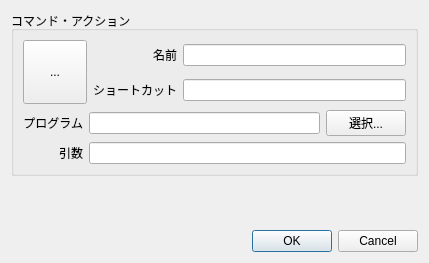
<?xml version="1.0" encoding="UTF-8"?>
<ui version="4.0">
 <class>CommandActionDialog</class>
 <widget class="QDialog" name="CommandActionDialog">
  <property name="geometry">
   <rect>
    <x>0</x>
    <y>0</y>
    <width>429</width>
    <height>263</height>
   </rect>
  </property>
  <property name="windowTitle">
   <string>アクションの編集</string>
  </property>
  <layout class="QVBoxLayout">
   <item>
    <widget class="QGroupBox" name="groupBox">
     <property name="title">
      <string>コマンド・アクション</string>
     </property>
     <property name="flat">
      <bool>false</bool>
     </property>
     <layout class="QGridLayout">
      <item row="0" column="0" colspan="3">
       <layout class="QGridLayout">
        <item row="0" column="0" rowspan="2">
         <widget class="QToolButton" name="iconButton">
          <property name="sizePolicy">
           <sizepolicy hsizetype="Preferred" vsizetype="Preferred">
            <horstretch>0</horstretch>
            <verstretch>0</verstretch>
           </sizepolicy>
          </property>
          <property name="minimumSize">
           <size>
            <width>64</width>
            <height>64</height>
           </size>
          </property>
          <property name="maximumSize">
           <size>
            <width>64</width>
            <height>64</height>
           </size>
          </property>
          <property name="text">
           <string>...</string>
          </property>
         </widget>
        </item>
        <item row="0" column="1">
         <widget class="QLabel" name="label">
          <property name="text">
           <string>名前</string>
          </property>
          <property name="alignment">
           <set>Qt::AlignRight|Qt::AlignTrailing|Qt::AlignVCenter</set>
          </property>
         </widget>
        </item>
        <item row="0" column="2">
         <widget class="QLineEdit" name="textEdit"/>
        </item>
        <item row="1" column="1">
         <widget class="QLabel" name="label_4">
          <property name="text">
           <string>ショートカット</string>
          </property>
          <property name="alignment">
           <set>Qt::AlignRight|Qt::AlignTrailing|Qt::AlignVCenter</set>
          </property>
         </widget>
        </item>
        <item row="1" column="2">
         <widget class="QLineEdit" name="shortcutEdit"/>
        </item>
       </layout>
      </item>
      <item row="1" column="0">
       <widget class="QLabel" name="label_2">
        <property name="text">
         <string>プログラム</string>
        </property>
        <property name="alignment">
         <set>Qt::AlignRight|Qt::AlignTrailing|Qt::AlignVCenter</set>
        </property>
       </widget>
      </item>
      <item row="1" column="1">
       <widget class="QLineEdit" name="programEdit"/>
      </item>
      <item row="1" column="2">
       <widget class="QPushButton" name="selectProgramButton">
        <property name="text">
         <string>選択...</string>
        </property>
       </widget>
      </item>
      <item row="2" column="0">
       <widget class="QLabel" name="label_3">
        <property name="text">
         <string>引数</string>
        </property>
        <property name="alignment">
         <set>Qt::AlignRight|Qt::AlignTrailing|Qt::AlignVCenter</set>
        </property>
       </widget>
      </item>
      <item row="2" column="1" colspan="2">
       <widget class="QLineEdit" name="argsEdit"/>
      </item>
     </layout>
    </widget>
   </item>
   <item>
    <spacer>
     <property name="orientation">
      <enum>Qt::Vertical</enum>
     </property>
     <property name="sizeHint" stdset="0">
      <size>
       <width>20</width>
       <height>91</height>
      </size>
     </property>
    </spacer>
   </item>
   <item>
    <widget class="QDialogButtonBox" name="buttonBox">
     <property name="orientation">
      <enum>Qt::Horizontal</enum>
     </property>
     <property name="standardButtons">
      <set>QDialogButtonBox::Cancel|QDialogButtonBox::Ok</set>
     </property>
    </widget>
   </item>
  </layout>
 </widget>
 <resources/>
 <connections>
  <connection>
   <sender>buttonBox</sender>
   <signal>accepted()</signal>
   <receiver>CommandActionDialog</receiver>
   <slot>accept()</slot>
   <hints>
    <hint type="sourcelabel">
     <x>248</x>
     <y>254</y>
    </hint>
    <hint type="destinationlabel">
     <x>157</x>
     <y>274</y>
    </hint>
   </hints>
  </connection>
  <connection>
   <sender>buttonBox</sender>
   <signal>rejected()</signal>
   <receiver>CommandActionDialog</receiver>
   <slot>reject()</slot>
   <hints>
    <hint type="sourcelabel">
     <x>316</x>
     <y>260</y>
    </hint>
    <hint type="destinationlabel">
     <x>286</x>
     <y>274</y>
    </hint>
   </hints>
  </connection>
 </connections>
</ui>
